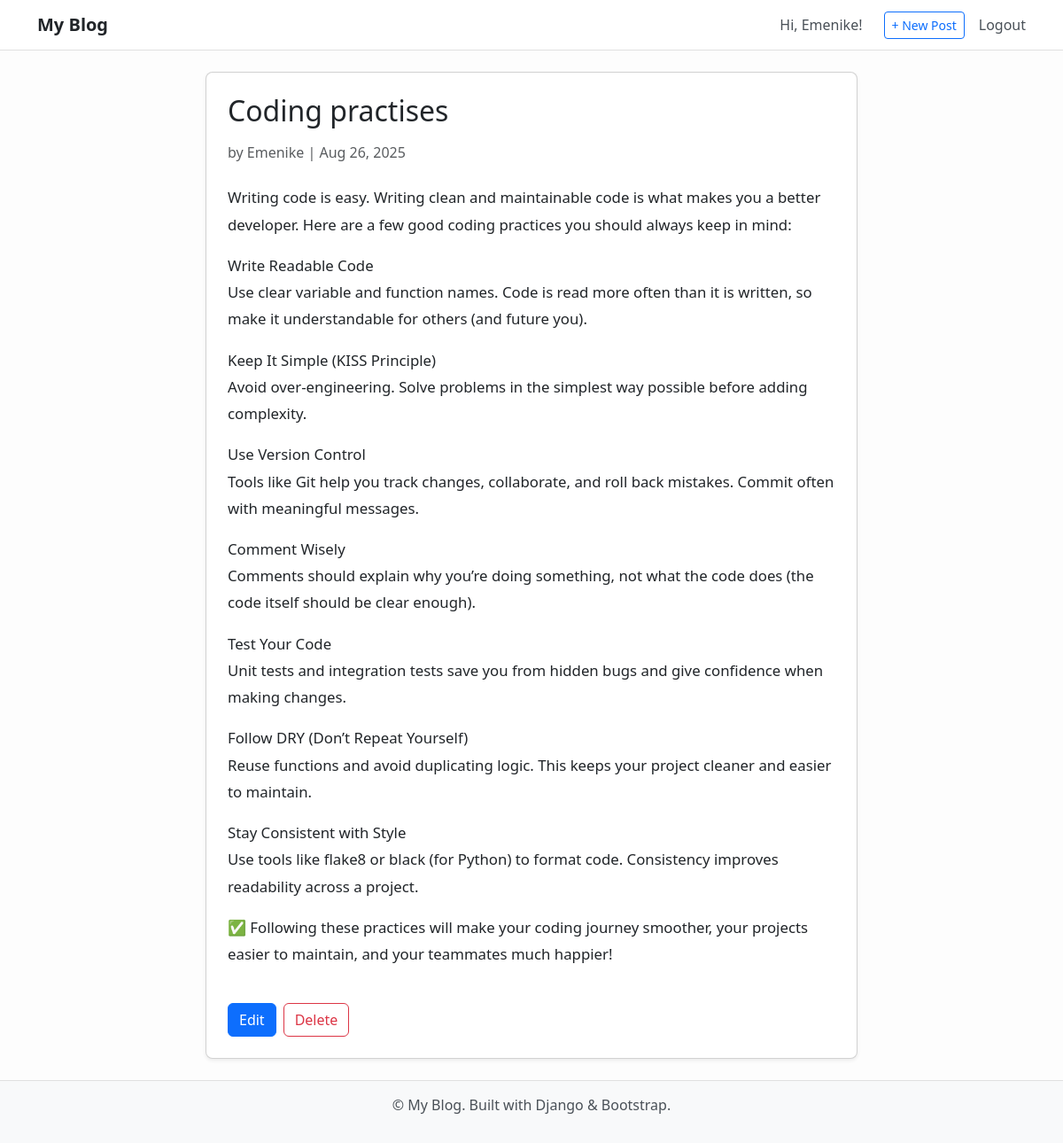
The page /blogs/1/ (signed in) on the database its author committed.
### blogs/models.py (models this page shows, shortened)
class BlogPost(models.Model):
   title = models.CharField(max_length=100)
   author = models.ForeignKey(User, on_delete=models.CASCADE, max_length=50, blank=True, null=True)
   body = models.TextField()
   date_created = models.DateTimeField(auto_now_add=True)
   class Meta:
      ordering = ['-date_created']

### blogs/views.py (the view)
# urls.py: path('blogs/<int:blog_id>/', views.blog_detail, name='blog-detail'),
@login_required
def blog_detail(request, blog_id):
    blog = get_object_or_404(BlogPost, id=blog_id)
    context = {'blog': blog}
    return render(request, template_name='blogs/blog_detail.html', context=context)

### blogs/templates/blogs/blog_detail.html (shortened to what this page needs)
{% extends "blogs/base.html" %}
{% load django_bootstrap5 %}
{% block content %}
<div class="row justify-content-center">
    <div class="col-lg-8 col-md-10">
        <div class="card shadow-sm rounded-3 p-4 blog-card">
            <h2 class="card-title mb-3">{{ blog.title }}</h2>
            <p class="text-muted mb-4">
                by {{ blog.author }} | {{ blog.date_created|date:"M d, Y" }}
            </p>
            <div class="card-text" style="line-height: 1.8; font-size: 1.05rem;">
                {{ blog.body|linebreaks }}
            </div>
            {% if user.is_authenticated and user == blog.author %}
            <div class="mt-4 d-flex gap-2">
                <a href="{% url 'update-blog' blog.id %}" class="btn btn-primary">Edit</a>
                <a href="{% url 'delete-blog' blog.id %}" class="btn btn-outline-danger">Delete</a>
            </div>
            {% endif %}
        </div>
    </div>
</div>
{% endblock %}

### blogs/templates/blogs/base.html (shortened to what this page needs)
<!DOCTYPE html>
<html lang="en">
<head>
    <link href="https://cdn.jsdelivr.net/npm/bootstrap@5.3.3/dist/css/bootstrap.min.css" rel="stylesheet">
</head>
<body>
    <nav class="navbar navbar-expand-lg">
        <div class="container">
            <a class="navbar-brand" href="{% url 'home' %}">My Blog</a>
            <div class="collapse navbar-collapse" id="navbarNav">
                <ul class="navbar-nav ms-auto align-items-center">
                    {% if user.is_authenticated %}
                        <li class="nav-item">
                            <span class="nav-link">Hi, {{ user.username }}!</span>
                        </li>
                        <li class="nav-item ms-3">
                            <a href="{% url 'create-blog' %}" class="btn btn-outline-primary btn-sm">+ New Post</a>
                        </li>
                        <li class="nav-item ms-3">
                            <form method="POST" action="{% url 'logout' %}" class="d-flex">
                                <button type="submit" class="btn btn-link nav-link p-0">Logout</button>
                            </form>
                        </li>
                    {% endif %}
                </ul>
            </div>
        </div>
    </nav>
    <div class="container my-4 flex-grow-1">
        {% block content %}{% endblock %}
    </div>
    <footer>
        <p>© {{ now|date:"Y" }} My Blog. Built with Django & Bootstrap.</p>
    </footer>
</body>
</html>

### blogs/templates/blogs/base.html (style rules this page uses)
body { font-family: "Segoe UI", Tahoma, Geneva, Verdana, sans-serif; background-color: #fdfdfd; color: #212529; min-height: 100vh; display: flex; flex-direction: column; }
nav { background-color: #ffffff; border-bottom: 1px solid #e0e0e0; }
nav .navbar-brand { font-weight: 700; color: #212529; }
nav .nav-link { color: #495057; transition: color 0.2s; }
footer { background-color: #f8f9fa; color: #495057; padding: 15px 0; text-align: center; margin-top: auto; border-top: 1px solid #e0e0e0; }
.blog-card { transition: transform 0.2s ease-in-out, box-shadow 0.2s ease-in-out; }

### rows shown on the page
BlogPost: title "Coding practises", author "Emenike", date_created "Aug 26, 2025", body "Writing code is easy. Writing clean and maintainable code is what makes you a better developer. Here are a few good coding practices you should always keep in mind: Write Readable Code Use clear variable and function names. Code is read more often than it is written, so make it understandable for others (and future you). Keep It Simple (KISS Principle) Avoid over-engineering. Solve problems in the simplest way possible before adding complexity. Use Version Control Tools like Git help you track changes, collaborate, and roll back mistakes. Commit often with meaningful messages. Comment Wisely Comments should explain why you’re doing something, not what the code does (the code itself should…"

### other values the page prints
{{ user.username }} "Emenike"
